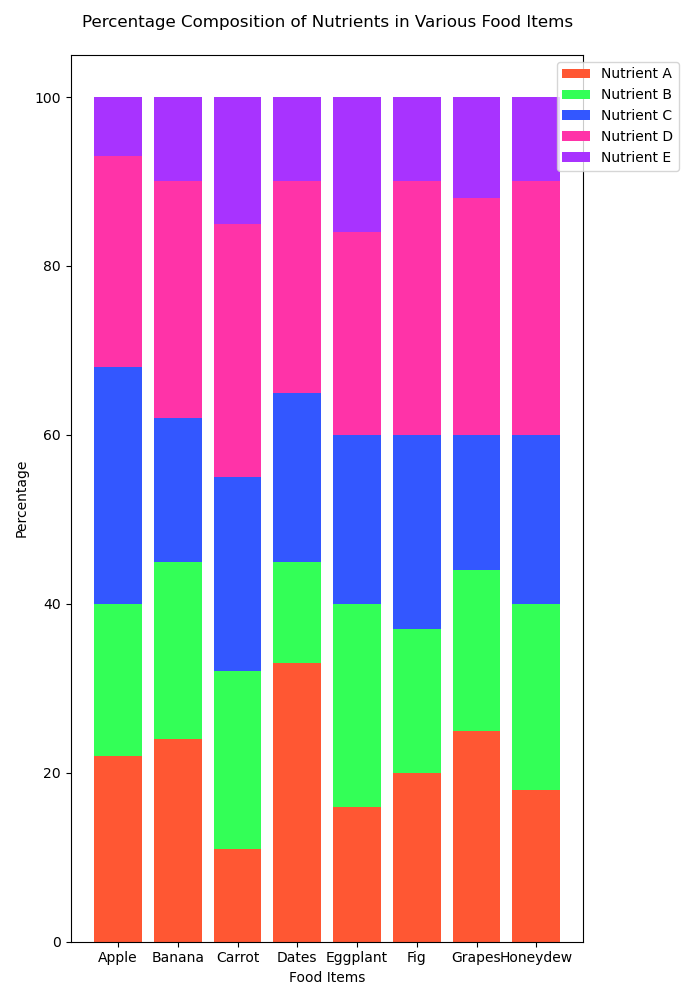

The script that drew this image:

import matplotlib.pyplot as plt
import numpy as np

# Data
categories = ['Apple', 'Banana', 'Carrot', 'Dates', 'Eggplant', 'Fig', 'Grapes', 'Honeydew']
nutrients = ['Nutrient A', 'Nutrient B', 'Nutrient C', 'Nutrient D', 'Nutrient E']
data = np.array([
    [22, 18, 28, 25, 7],
    [24, 21, 17, 28, 10],
    [11, 21, 23, 30, 15],
    [33, 12, 20, 25, 10],
    [16, 24, 20, 24, 16],
    [20, 17, 23, 30, 10],
    [25, 19, 16, 28, 12],
    [18, 22, 20, 30, 10]
])

# Colors
colors = ['#FF5733', '#33FF57', '#3357FF', '#FF33A8', '#A833FF']

# Normalize data to 100%
data_normalized = data / data.sum(axis=1)[:, np.newaxis] * 100

# Plot
fig, ax = plt.subplots(figsize=(7, 10))

# Stack bars vertically
bottom = np.zeros(len(categories))
for i in range(data.shape[1]):
    ax.bar(categories, data_normalized[:, i], bottom=bottom, color=colors[i], label=nutrients[i])
    bottom += data_normalized[:, i]

# Add title and labels
ax.set_title('Percentage Composition of Nutrients in Various Food Items', pad=20)
ax.set_ylabel('Percentage')
ax.set_xlabel('Food Items')
ax.legend(loc='upper right', bbox_to_anchor=(1.2, 1))

plt.tight_layout()
plt.show()
